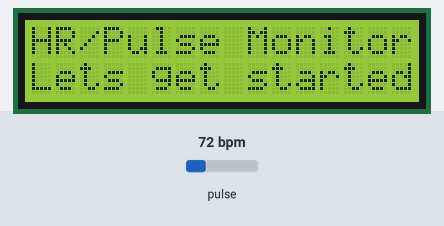
Simulated run of this sketch. Board: Arduino Uno, built with avr-gcc and run on an emulated ATmega328P. Parts: 16×2 character LCD. Inputs (shaded band) come from the test bench; at power-on: pulse 72 bpm.

Above: at 2.1 s.
At 8.7 s:
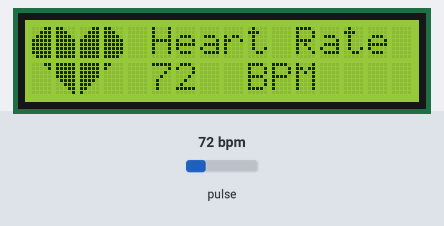
8.8 s: pulse set to 42 bpm
At 10.9 s:
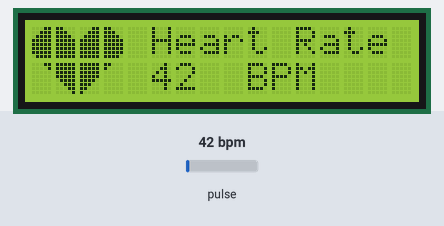
11.3 s: pulse set to 70 bpm
At 12.4 s:
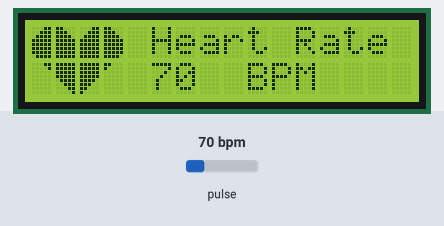
12.8 s: pulse set to 100 bpm
At 13.2 s:
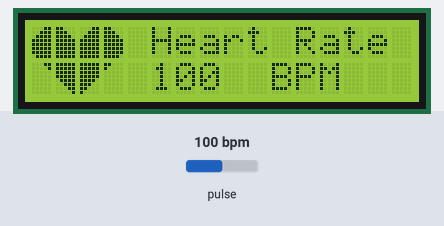
Timing chart, 0 to 15.8 s (numbered marks = the images above; inputs shaded):
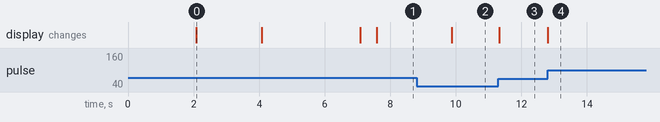

Measured:
- after the input at 8.8 s, the display: changes after 1.1 s (image 2)
- after the input at 11.3 s, the display: changes at once (image 3)
- after the input at 12.8 s, the display: changes at once (image 4)
- what the display in image 0 shows lasts 2.0 s, from 2.1 s to 4.1 s

The sketch:

HR_LCD.ino
```cpp
// Optical HR/Pulse monitor
// Embedded systems project April 2022
//Susan Tunkkari NITS19K
//Version 1.0 - LCD SCREEN


#define USE_ARDUINO_INTERRUPTS true // Set-up low-level interrupts for most acurate BPM.
#include <PulseSensorPlayground.h> //Include PulseSensorPlayground Library.
#include <LiquidCrystal.h> // Include LiquidCrystal Library.


LiquidCrystal lcd(10, 9, 3, 4, 7, 8); // lcd(RS,E,D4,D5,D6,D7).


const int PulseSensorWire = A3; // PulseSensor connected to A3
int Threshold = 550; //Determine which Signal to count as a beat - default value for green LED 550- may need adjusting for sensitivity


//Determine which pixels to turn on and off to create heart
byte heart1[8] = {B00011, B00111, B01111, B11111, B11111, B11111, B11111, B01111};
byte heart2[8] = {B11000, B11100, B11110, B11111, B11111, B11111, B11111, B11111};
byte heart3[8] = {B00011, B00111, B01111, B11111, B11111, B11111, B11111, B11111};
byte heart4[8] = {B11000, B11100, B11110, B11111, B11111, B11111, B11111, B11110};
byte heart5[8] = {B00011, B00001, B00000, B00000, B00000, B00000, B00000, B00000};
byte heart6[8] = {B11111, B11111, B11111, B11111, B01111, B00111, B00011, B00001};
byte heart7[8] = {B11111, B11111, B11111, B11111, B11110, B11100, B11000, B10000};
byte heart8[8] = {B11000, B10000, B00000, B00000, B00000, B00000, B00000, B00000};


PulseSensorPlayground pulseSensor; //Create instance of the PulseSensorPlayground


void setup() {
  Serial.begin(9600);// Set Serial Communication at 9600 baud (bits per second).
  lcd.begin(16, 2); // Initialize interface to LCD screen - set dimentions for screen (width and height)

  //create char segments for heart
  lcd.createChar(1, heart1);
  lcd.createChar(2, heart2);
  lcd.createChar(3, heart3);
  lcd.createChar(4, heart4);
  lcd.createChar(5, heart5);
  lcd.createChar(6, heart6);
  lcd.createChar(7, heart7);
  lcd.createChar(8, heart8);

  //set cursor to correct part of screen and print message
  lcd.setCursor(0,0);
  lcd.print("HR/Pulse Monitor");
  //set cursor to beginning of next line and print message to it
  lcd.setCursor(0,1);
  lcd.print(" Welcome! ");
  delay(2000);


  pulseSensor.analogInput(PulseSensorWire);
  pulseSensor.setThreshold(Threshold);

  if (pulseSensor.begin()) {
    lcd.setCursor(0,1);
    lcd.print("Lets get started"); // prints once upon power up/reset
  }

  delay(2000);
  lcd.clear();

    lcd.setCursor(0,0);
    lcd.print("Place finger ");
    lcd.setCursor(0,1);
    lcd.print(" on the sensor  ");
    delay(3000);
    lcd.clear();
    delay(500);
}


void loop() {
  int myBPM = pulseSensor.getBeatsPerMinute(); // Calls function of the pulse senor object. This works out the HR - BPM is now held as myBPM.


  if (pulseSensor.sawStartOfBeat()) { // if start of beat found


   // print heart segments
    lcd.setCursor(0,0);
    lcd.write(byte(1));
    lcd.setCursor(1,0);
    lcd.write(byte(2));
    lcd.setCursor(2,0);
    lcd.write(byte(3));
    lcd.setCursor(3,0);
    lcd.write(byte(4));
    lcd.setCursor(0,1);
    lcd.write(byte(5));
    lcd.setCursor(1,1);
    lcd.write(byte(6));
    lcd.setCursor(2,1);
    lcd.write(byte(7));
    lcd.setCursor(3,1);
    lcd.write(byte(8));


   //print Heart Rate as BPM
    lcd.setCursor(5,0);
    lcd.print("Heart Rate");
    lcd.setCursor(5,1);
    lcd.print(myBPM);
    lcd.print("  BPM   ");


  }

  delay(20);
}
```
